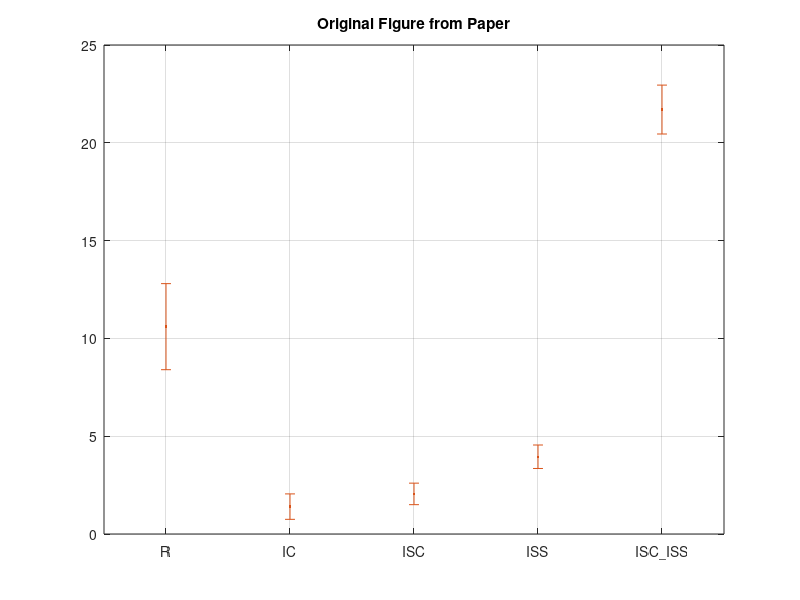

MATLAB code to generate this figure:
clear;
figure;
groupnames = {'R','IC','ISC','ISS','ISC\_ISS'};

humanM  = [10.6; 1.4; 2.05; 3.95; 21.7];
SEmeasured = [8.4; 0.75; 1.5; 3.35; 20.45];
SE = humanM - SEmeasured;

y = humanM;
x = 1:length(y);

h = plot(x,y,'.');
axis([0.5,5+0.5,0,25]);
set(gca,'XTick',x,'XTickLabel',groupnames,'XTickLabelRotation',60)
title('Original Figure from Paper')
grid on
hold on

errorbar(x,y,SE,'.')
hold off